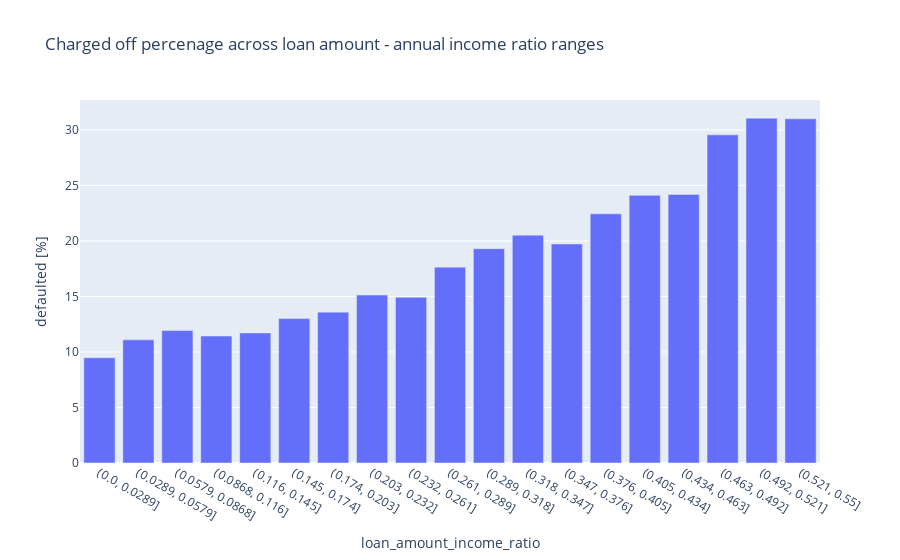

Here is the notebook cell this chart was saved with:
### Markdown cell above
#### Check how the borrowed amount relative to annual income affects default rate (percentage)

### Code cell
# create bins
bins = np.linspace(0, 0.55, num=20)
# perform the binned analysis for continious var 'loan_amnt'
results = segmented_analysis_binned(loan_filtered, 'loan_amount_income_ratio', bins)
# plot bar chart to visualise percentage of defaulted based on loan amount - annual income ratio (loan_amnt / annual_income)
fig2 = px.bar(results.defaulted_ratio, y="defaulted [%]", title="Charged off percenage across loan amount - annual income ratio ranges")
fig2.show()

### Figure 1 — Plotly figure (JSON) as saved in the notebook; plotly's stock layout.template omitted (floating-point values rounded to 4 significant figures)
{"data": [{"hovertemplate": "loan_amount_income_ratio=%{x}<br>defaulted [%]=%{y}<extra></extra>", "legendgroup": "", "marker": {"color": "#636efa", "pattern": {"shape": ""}}, "name": "", "orientation": "v", "showlegend": false, "textposition": "auto", "type": "bar", "x": ["(0.0, 0.0289]", "(0.0289, 0.0579]", "(0.0579, 0.0868]", "(0.0868, 0.116]", "(0.116, 0.145]", "(0.145, 0.174]", "(0.174, 0.203]", "(0.203, 0.232]", "(0.232, 0.261]", "(0.261, 0.289]", "(0.289, 0.318]", "(0.318, 0.347]", "(0.347, 0.376]", "(0.376, 0.405]", "(0.405, 0.434]", "(0.434, 0.463]", "(0.463, 0.492]", "(0.492, 0.521]", "(0.521, 0.55]"], "xaxis": "x", "y": [9.478, 11.09, 11.93, 11.44, 11.72, 13.01, 13.59, 15.13, 14.93, 17.64, 19.3, 20.52, 19.73, 22.44, 24.11, 24.19, 29.56, 31.07, 31.01], "yaxis": "y"}], "layout": {"barmode": "relative", "legend": {"tracegroupgap": 0}, "title": {"text": "Charged off percenage across loan amount - annual income ratio ranges"}, "xaxis": {"anchor": "y", "domain": [0, 1], "title": {"text": "loan_amount_income_ratio"}}, "yaxis": {"anchor": "x", "domain": [0, 1], "title": {"text": "defaulted [%]"}}}}
